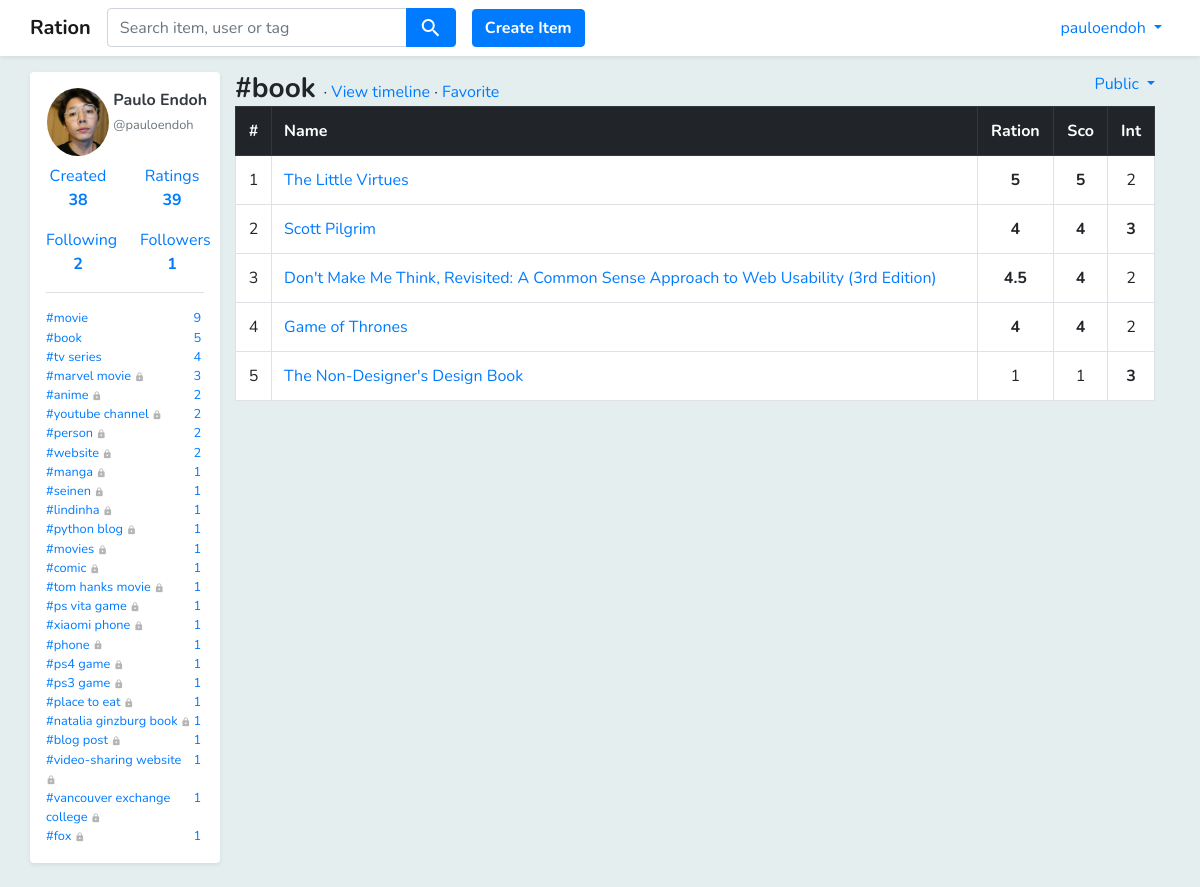
Page /user/pauloendoh/ratings?tag=book (signed in) on the earlier database version.
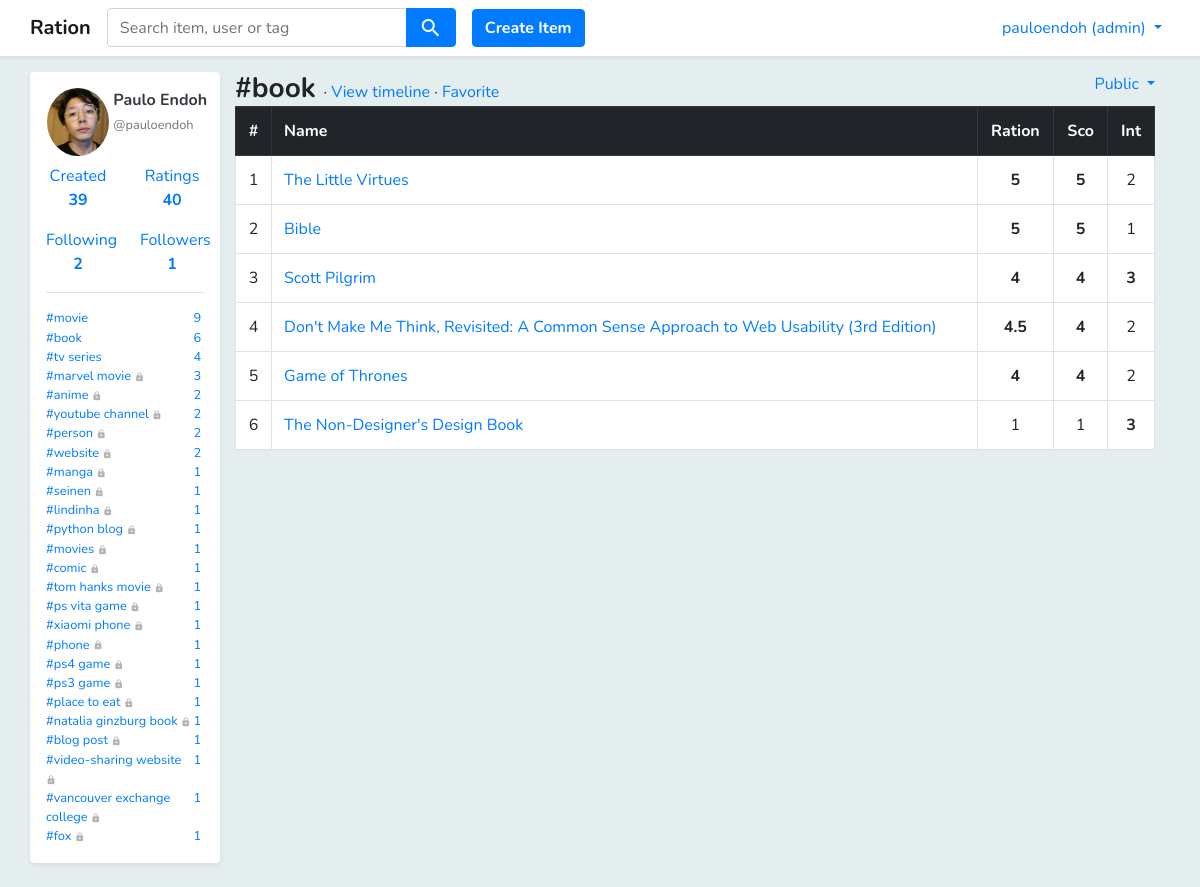
Same page on the later database version.
### core/models.py (models this page shows, shortened)
class Profile(models.Model):
    user = models.OneToOneField(
        User,
        related_name='profile',
        on_delete=models.CASCADE,
        primary_key=True
    )
    fullname = models.CharField(max_length=100)
    picture = models.ImageField(upload_to='profile_pics', blank=True, default="profile_pics/default.png")
    bio = models.TextField(null=True, blank=True)
    location = models.TextField(null=True, blank=True)
    website = models.TextField(null=True, blank=True)

class User_Item(models.Model):
    user = models.ForeignKey(User, related_name='user_items', on_delete=models.CASCADE)
    item = models.ForeignKey(Item, related_name='user_items', on_delete=models.CASCADE)
    rating = models.FloatField(validators=[MinValueValidator(1), MaxValueValidator(5)], null=True, blank=True)
    interest = models.FloatField(validators=[MinValueValidator(1), MaxValueValidator(3)], null=True, blank=True)
    def has_tag(self, tag):
        for x in self.item.tags.all():
            if tag == x:
                return True
        return False

class Following(models.Model):
    follower = models.ForeignKey(User, on_delete=models.CASCADE)
    user_tag = models.ForeignKey(User_Tag, on_delete=models.CASCADE)

class User_Tag(models.Model):
    user = models.ForeignKey(User, on_delete=models.CASCADE)
    tag = models.ForeignKey(Tag, on_delete=models.CASCADE)
    item_count = models.IntegerField()
    is_private = models.NullBooleanField()

class Tag(models.Model):
    name = models.TextField()
    is_official = models.BooleanField(default=0)

class Item(models.Model):
    name = models.CharField(max_length=255)
    description = models.TextField(null=True, blank=True)
    url = models.CharField(max_length=255, null=True, blank=True)
    is_official = models.BooleanField(default=0)
    tags = models.ManyToManyField(Tag, related_name='items', blank=True)
    creator = models.ForeignKey(User, on_delete=models.CASCADE)
    created_at = models.DateTimeField(auto_now_add=True)
    image = models.ImageField(upload_to='item_icons', blank=True, default="item_icons/default.png")
    avg_rating = models.FloatField(null=True)
    avg_interest = models.FloatField(null=True)

### core/views.py (the view)
# urls.py: path('user/<str:username>/ratings', views.rating_list, name='rating_list'),
def rating_list(request, username):
    user = get_object_or_404(User, username=username)
    tag_name = request.GET.get('tag', '')
    order = request.GET.get('order', 'score')
    sort = request.GET.get('sort', 'desc')
    if request.user.is_authenticated and request.user != user:
        comparisons = get_comparisons(user, request.user, tag_name, order, sort)
        return render(request, 'ratings.html', {'user':user,
                                                'comparisons': comparisons})
    else:
        ratings = get_ratings(user, tag_name, order, sort)
        return render(request, 'ratings.html', {'user': user,
                                                'rating_list': ratings,
                                                })

### core/models.py (called while the page is built)
def get_user_tag_list(self):
    user_tag_list = User_Tag.objects.filter(user=self).order_by('-item_count')
    return user_tag_list

def get_followers(self):
    followers = []
    user_tags = User_Tag.objects.filter(user=self)
    for user_tag in user_tags:
        followings = Following.objects.filter(user_tag=user_tag)
        for following in followings:
            in_list = False
            for follower in followers:
                if follower.id == following.follower.id:
                    in_list = True
            if not in_list:
                followers.append(following.follower)
    return followers

### core/templatetags/utils.py (called while the page is built)
@register.simple_tag
def get_follower_count_by_user(user):
    followers = user.get_followers()
    return len(followers)

@register.simple_tag
def get_following_count_by_user(user):
    followings = Following.objects.filter(follower=user)
    user_followings = []
    for following in followings:
        inside_list = False
        for user_following in user_followings:
            if following.user_tag.user.id == user_following.id:
                inside_list= True
        if not inside_list:
            user_followings.append(following.follower)
    return len(user_followings)

@register.simple_tag
def get_created_item_count_by_user(user):
    count = Item.objects.filter(creator=user).count()
    return count

@register.simple_tag
def get_user_tag(user, tag_name):
    if tag_name == '':
        user_tag = False
    else:
        tag = get_object_or_404(Tag, name=tag_name)
        user_tag = User_Tag.objects.get(user=user, tag=tag)
    return user_tag

### core/utils.py (called while the page is built)
def get_ratings(user, tag_name, order, sort):
    ratings = []
    ratings_queryset = User_Item.objects.filter(user=user)
    if tag_name == '':
        for rating in ratings_queryset:
            ratings.append(rating)
    else:
        tag = get_object_or_404(Tag, name=tag_name)
        for rating in ratings_queryset:
            if rating.has_tag(tag):
                ratings.append(rating)
    ratings = get_arranged_ratings(ratings, order, sort)
    return ratings

### templates/ratings.html (shortened to what this page needs)
{% extends "base.html" %}
{% load utils %}
{% block content %}
<div class="mt-3 pb-2 container">
    <div class="row">
        {% include 'includes/left_container.html' %}
        <div class="col-10">
            <div class="row no-gutters">
                <div class="col-9">
                    <h3 class="font-weight-bold d-inline">
                        #{{ request.GET.tag }}
                    </h3>
                    ·
                    <a href="{% url 'user' user.username %}?tag={{ request.GET.tag }}">
                        View timeline
                    </a>
                    {% get_user_tag user request.GET.tag as user_tag %}
                    {% if request.user.is_authenticated %}
                    {% if user_tag %}
                    ·
                    <a href="{% url 'favorite_user_tag' user_tag.id %}">
                        {% if is_favorite %}
                        Unfavorite
                        {% else %}
                        Favorite
                        {% endif %}
                    </a>
                    {% endif %}
                    {% endif %}
                </div>
                <div class="col-3">
                    {% if user_tag %}
                    <div class="float-right">
                        {% ifequal request.user user %}
                        <a href="#" class="dropdown-toggle" data-toggle="dropdown">
                            {% if user_tag.is_private %}
                            Private
                            {% else %}
                            Public
                            {% endif %}
                        </a>
                        {% endifequal %}
                    </div>
                    {% endif %}
                </div>
            </div>
            {% if rating_list %}
            <table class="table table-bordered bg-white">
                <tr class="thead-dark">
                    <th class="align-middle text-center">#</th>
                    <th class="align-middle">
                        <a class="text-white "
                           href="{% url 'rating_list' user.username %}?order=name&sort=asc&tag={{ request.GET.tag }}">
                            Name
                        </a>
                    </th>
                    <th class="align-middle text-center">
                        <a class="text-white "
                           href="{% url 'rating_list' user.username %}?order=ration&sort=desc&tag={{ request.GET.tag }}">
                            Ration
                        </a>
                    </th>
                    <th class="align-middle text-center">
                        <a class="text-white "
                           href="{% url 'rating_list' user.username %}?order=score&sort=desc&tag={{ request.GET.tag }}">
                            Sco
                        </a>
                    </th>
                    <th class="align-middle text-center">
                        <a class="text-white "
                           href="{% url 'rating_list' user.username %}?order=interest&sort=desc&tag={{ request.GET.tag }}">
                            Int
                        </a>
                    </th>
                </tr>
                {% for user_item in rating_list %}
                <tr class="">
                    <td class="align-middle text-center">
                        {{ forloop.counter }}
                    </td>
                    <td>
                        <a href="{% url 'item' user_item.item.id %}">{{ user_item.item.name }}</a>
                    </td>
                    <td class="align-middle text-center">
                        {% if user_item.item.avg_rating >= 4 %}
                        <b>{{ user_item.item.avg_rating|floatformat }}</b>
                        {% else %}
                        {{ user_item.item.avg_rating|floatformat }}
                        {% endif %}
                    </td>
                    <td class="text-center align-middle">
                        {% if user_item.rating >= 4 %}
                        <b> {{ user_item.rating|floatformat }}</b>
                        {% else %}
                        {{ user_item.rating|floatformat }}
                        {% endif %}
                    </td>
                    <td class="text-center align-middle">
                        {% if user_item.interest == 3 %}
                        <b> {{user_item.interest|floatformat}}</b>
                        {% else %}
                        {{user_item.interest|floatformat}}
                        {% endif %}
                    </td>
                </tr>
                {% endfor %}
            </table>
            {% endif %}
        </div>
    </div>
</div>
{% endblock %}

### templates/base.html (shortened to what this page needs)
{% load staticfiles %}
<!DOCTYPE html>
<html lang="en">
<head>
    <link rel="stylesheet" href="{% static 'styles/bootstrap.css' %}">
    <link rel="stylesheet" href="https://use.fontawesome.com/releases/v5.0.13/css/all.css"
>
    <link rel="stylesheet" href="{% static 'styles/jquery-ui.css' %}" type="text/css" media="all" />
    <link href="{% static 'styles/main.css' %}" rel="stylesheet">
</head>
<body class="body">
<div class="pt-5"></div>
<div class="pt-2"></div>
<nav class="navbar fixed-top navbar-expand-sm bg-white navbar-light shadow-sm ">
    <div class="container pl-0 pr-0 ">
        <ul class="navbar-nav mr-auto">
            <li class="nav-item ">
                <a class="navbar-brand font-weight-bold" href="{% url 'home' %}">Ration</a>
            </li>
            <li class="nav-item">
                <form method="get" action="{% url 'search' %}" >
                    <div class="input-group ui-widget">
                        <input id='search-box' type="text" class="form-control text-italic" name="q"
                               placeholder="Search item, user or tag" required
                               />
                        <div class="input-group-append">
                            <button class="btn btn-primary"><i class="material-icons align-middle">search</i></button>
                        </div>
                    </div>
                </form>
            </li>
            {% if request.user.is_authenticated %}
            <div class="pl-3 align-self-center">
                <a class="" href="{% url 'create_item' %}">
                    <button type="button" class="btn btn-primary rounded font-weight-bold">Create Item</button>
                </a>
            </div>
            {% endif %}
        </ul>
        <ul class="navbar-nav">
            {% if request.user.is_authenticated %}
            <li class="nav-item dropdown">
                <a class="nav-link dropdown-toggle text-primary" href="#" id="navbardrop"
                   data-toggle="dropdown">
                    {{ request.user.username }}
                    {% if request.user.is_superuser %}
                    (admin)
                    {% endif %}
                </a>
            </li>
            {% endif %}
        </ul>
    </div>
</nav>
{% block content %}{% endblock %}
</body>
</html>

### templates/includes/left_container.html (shortened to what this page needs)
{% load utils %}
<div class="col-2 pl-0 pr-0">
    {% if request.user.is_authenticated %}
    <div class="bg-white pl-3 pr-3 shadow-sm rounded">
        <div class="pt-3">
            {% if user.is_authenticated %}
            <div class="row">
                <div class="col-5 pl-3 pr-0">
                    <a href="{% url 'user' user.username %}">
                        <img class="rounded-circle w-100" src="/media/{{ user.profile.picture }}"/>
                    </a>
                </div>
                <div class="col-7 pl-1 pr-2">
                    <p>
                        <a href="{% url 'user' user.username %}" class="text-dark no-underline">
                            <b>{{ user.profile.fullname }}</b>
                            <br>
                            <small class="text-muted d-inline">@{{ user.username }}</small>
                        </a>
                    </p>
                </div>
            </div>
            <div class="row">
                <div class="col-6">
                    <div class="align-self-center">
                        <a class="nav-link text-center pl-0 pr-0"
                           href="{% url 'user_created_item_list' user.username %}">Created
                            <br>
                            <b>
                                {%get_created_item_count_by_user user%}
                            </b>
                        </a>
                    </div>
                </div>
                <div class="col-6">
                    <div class="align-self-center">
                        <a class="nav-link text-center pl-0 pr-0"
                           href="{% url 'rating_list' user.username %}">Ratings<br><b>{{user.user_items.all|length}}</b>
                        </a>
                    </div>
                </div>
            </div>
            <div class="row">
                <div class="col-6">
                    <div class="align-self-center">
                        <a class="nav-link text-center pl-0 pr-0" href="{% url 'following_list' user.username %}">Following
                            <br>
                            <b> {% get_following_count_by_user user %}</b>
                        </a>
                    </div>
                </div>
                <div class="col-6">
                    <div class="align-self-center">
                        <a class="nav-link text-center pl-0 pr-0"
                           href="{% url 'follower_list' user.username %}">Followers<br>
                            <b>{% get_follower_count_by_user user %}</b>
                        </a>
                    </div>
                </div>
            </div>
            <div class="mt-2 mb-3 container border-top"></div>
            <ul class="no-bullets pl-0 pb-3">
                {% for user_tag in user.get_user_tag_list %}
                {% if user_tag.user == request.user %}
                <li>
                    <small>
                        <a href="{% url 'rating_list' user.username %}?tag={{ user_tag.tag.name }}">
                            <div class="row no-gutters">
                                <div class="col-11">
                                    #{{ user_tag.tag.name }}
                                    {% if user_tag.is_private %}
                                    <i class="material-icons align-middle" style="font-size: 10px; color: #b5b5b5; ">
                                    </i>
                                    {% endif %}
                                </div>
                                <div class="col-1 text-center">
                                    {{ user_tag.item_count }}
                                </div>
                            </div>
                        </a>
                    </small>
                </li>
                {% endif %}
                {% endfor %}
            </ul>
            {% endif %}
        </div>
    </div>
    {% endif %}
</div>

### static/styles/main.css (style rules this page uses)
.no-underline:link { text-decoration:none; }
#search-box { width:300px; }
.no-bullets { list-style-type: none; }
.body { background-color: #e5eeef; }

Differences in the rows shown:
changed User_Tag "book": item_count "5" → "6"
added User_Item: item.name "Bible", item.avg_rating "5", rating "5", interest "1"
Other differences:
{{ user.user_items.all|length }}: "39" → "40"
text no longer shown: "38"
text now shown: "(admin) 39"
